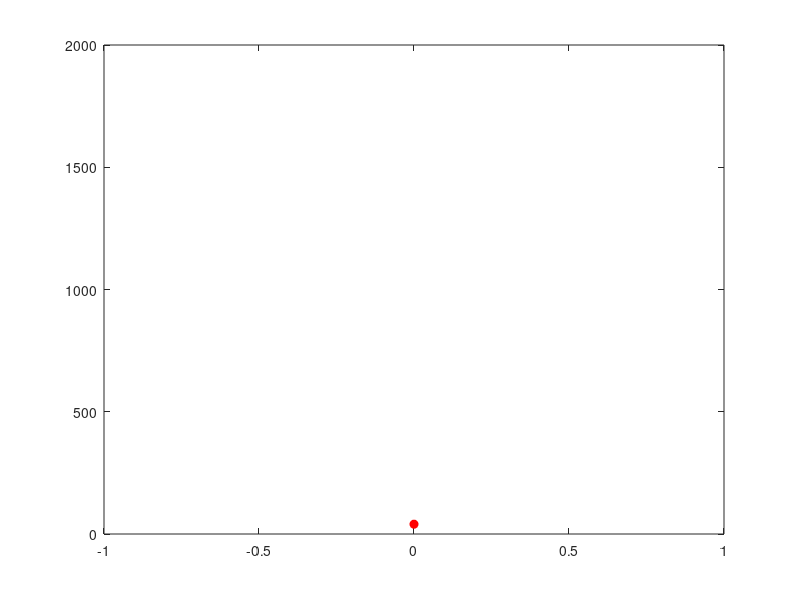

Here is the MATLAB script that generated this plot:
clear; clc;

i = 1;
for t = 0:20
    y = 2000 - 0.5*9.8*t^2;
    plot(0,y,'ro','MarkerFaceColor','r');
    axis([-1 1 0 2000]);
    M(i) = getframe;
    i = i + 1;
end;